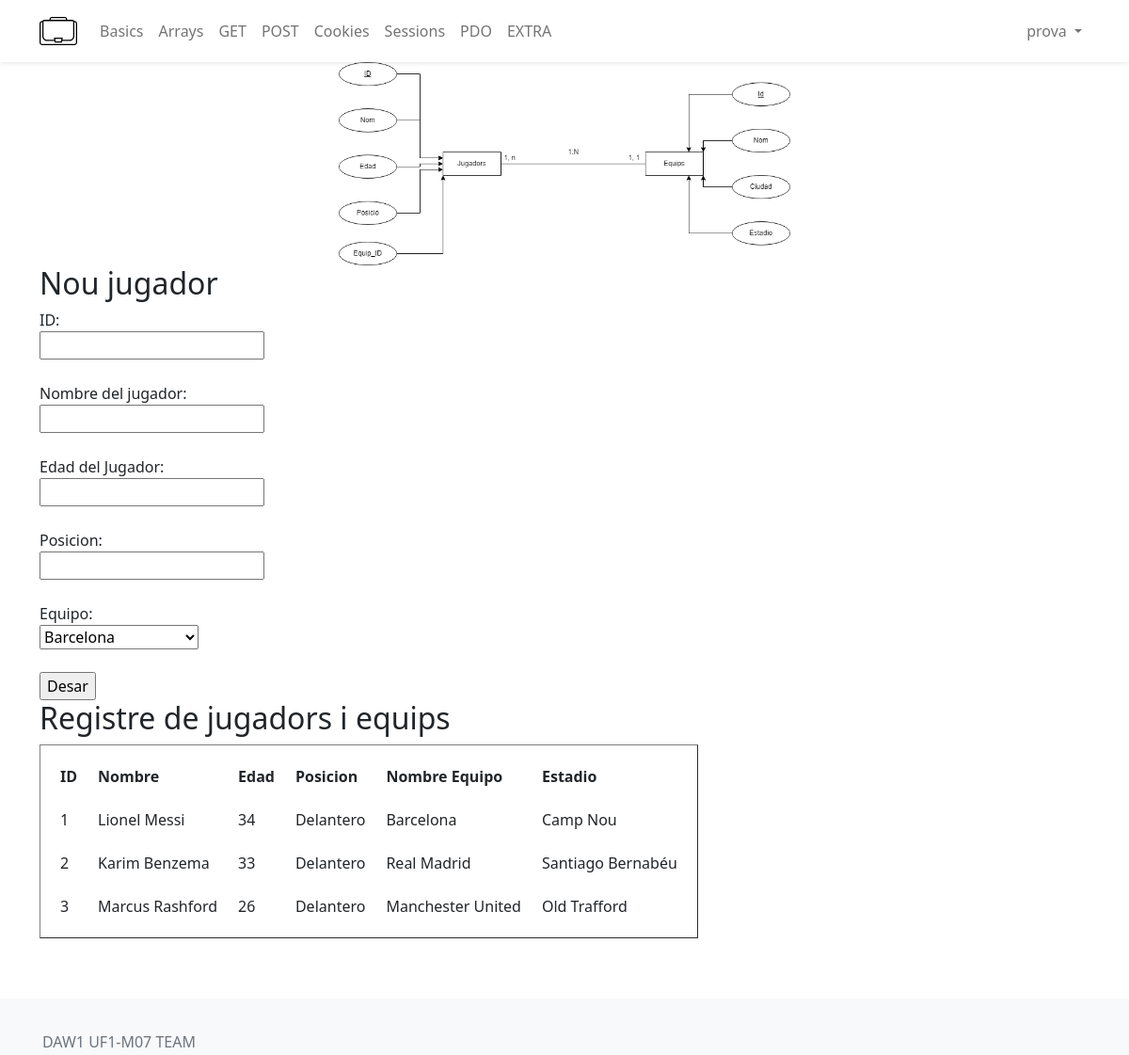
Screenshot of /pages/PDO/index.php (signed in) with the database file from the repository.
### tables this page shows
CREATE TABLE jugadors (
    id VARCHAR(50) PRIMARY KEY,
    nombre VARCHAR(100),
    edad VARCHAR(50),
    posicion VARCHAR(50),
    equipo_id INT,
    FOREIGN KEY (equipo_id) REFERENCES equips(id)
);

CREATE TABLE equips (
    id INT PRIMARY KEY AUTO_INCREMENT,
    nombre VARCHAR(100),
    ciudad VARCHAR(100),
    estadio VARCHAR(100)
);

### pages/PDO/index.php (the view, shortened to what this page needs)
<?php
include "../../templates/header.php";
include "../../templates/menu.php";
include "../../auth/connectar.php";
?>
<im?php
$base_path = $_SERVER['DOCUMENT_ROOT'] . '/portafoli-personal-php/';
?>
<img src="../../php.drawio.png" alt="Model e-r drawio" style="display: block; margin-left: auto; margin-right: auto; width: 40%;"></img>
<div class="container">
<head>
</head>
<body>
<h2> Nou jugador</h2>
<form method="POST">
    <label for="id">ID:</label><br>
    <input type="text" id="id" name="id" required><br><br>
    <label for="nombre">Nombre del jugador:</label><br>
    <input type="text" id="nombre" name="nombre" required><br><br>
    <label for="edad">Edad del Jugador:</label><br>
    <input type="text" id="edad" name="edad" required><br><br>
    <label for="posicion">Posicion:</label><br>
    <input type="text" id="posicion" name="posicion" required><br><br>
    <label for="equips">Equipo:</label><br>
    <select id="equips" name="equips" required>
        <option value="1">Barcelona</option>
    </select> <br><br>
    <input type="submit" name="desar" value="Desar">
</form>
<?php
$sql = "SELECT j.id, j.nombre AS jugador_nombre, j.edad, j.posicion, e.nombre AS equipo_nombre, e.estadio
        FROM jugadors j
        INNER JOIN equips e ON j.equipo_id = e.id";
$consulta = $bd->query($sql);
?>
<html>
<head>
</head>
<body>
<h2> Registre de jugadors i equips </h2>
<table border="1">
    <thead>
        <tr>
            <th>ID</th>
            <th>Nombre</th>
            <th>Edad</th>
            <th>Posicion</th>
            <th>Nombre Equipo</th>
            <th>Estadio</th>
        </tr>
    </thead>
    <tbody>
        <?php
        while ($fila = $consulta->fetch(PDO::FETCH_ASSOC)) {
            echo "<tr>";
            echo "<td>" . $fila['id'] . "</td>";
            echo "<td>" . $fila['jugador_nombre'] . "</td>";
            echo "<td>" . $fila['edad'] . "</td>";
            echo "<td>" . $fila['posicion'] . "</td>";
            echo "<td>" . $fila['equipo_nombre'] . "</td>";
            echo "<td>" . $fila['estadio'] . "</td>";
            echo "</tr>";
        }
        ?>
    </tbody>
</table>
</body>
</html>
</div>
<?php
include "../../templates/footer.php";
?>

### templates/header.php (shortened to what this page needs)
<!doctype html>
<html lang="en">
  <head>
    <link href="https://cdn.jsdelivr.net/npm/bootstrap@5.0.2/dist/css/bootstrap.min.css" rel="stylesheet">
    <link href="/portafoli-personal-php/css/styles.css" rel="stylesheet">
  </head>
  <body>

### templates/menu.php (shortened to what this page needs)
<nav class="navbar navbar-expand-md navbar-light bg-white shadow-sm">
            <div class="container">
                <a class="navbar-brand" href="/portafoli-personal-php">
                </a>
                <div class="collapse navbar-collapse" id="navbarSupportedContent">
                    <ul class="navbar-nav me-auto">
                             <li class="nav-item">
                                <a class="nav-link" href="/portafoli-personal-php/pages/basics">Basics</a>
                            </li>
                            <li class="nav-item">
                                <a class="nav-link" href="/portafoli-personal-php/pages/arrays">Arrays</a>
                            </li>
                            <li class="nav-item">
                                <a class="nav-link" href="/portafoli-personal-php/pages/GET">GET</a>
                            </li>
                            <li class="nav-item">
                                <a class="nav-link" href="/portafoli-personal-php/pages/POST">POST</a>
                            </li>
                            <li class="nav-item">
                                <a class="nav-link" href="/portafoli-personal-php/pages/cookies">Cookies</a>
                            </li>
                            <li class="nav-item">
                                <a class="nav-link" href="/portafoli-personal-php/pages/sessions">Sessions</a>
                            </li>
                            <li class="nav-item">
                                <a class="nav-link" href="/portafoli-personal-php/pages/PDO">PDO</a>
                            </li>
                            <li class="nav-item">
                                <a class="nav-link" href="/portafoli-personal-php/pages/EXTRA">EXTRA</a>
                            </li>
                    </ul>
                    <ul class="navbar-nav ms-auto">
                            <li class="nav-item dropdown">
                                <a id="navbarDropdown" class="nav-link dropdown-toggle" href="#" role="button" data-bs-toggle="dropdown" aria-haspopup="true" aria-expanded="false" v-pre>
                                    <?=$_SESSION['username']?>
                                </a>
                            </li>
                    </ul>
                </div>
            </div>
        </nav>

### templates/footer.php (shortened to what this page needs)
<footer class="footer mt-auto py-3 bg-light">
  <div class="container">
    <span class="text-muted">DAW1 UF1-M07 TEAM</span>
  </div>
</footer>
</body>
</html>

### css/styles.css (style rules this page uses)
html { position: relative; min-height: 100%; }
body { margin-bottom: 60px; }
.footer { position: absolute; bottom: 0; width: 100%; height: 60px; line-height: 60px; background-color: #f5f5f5; }
.footer > .container { padding-right: 15px; padding-left: 15px; }

### pages/PDO/index.php (style rules this page uses)
table { border-collapse: separate; border-spacing: 20px; }

### rows the page displays
jugadors: id "1", nombre "Lionel Messi", edad "34", posicion "Delantero", equipo.nombre "Barcelona", equipo.estadio "Camp Nou"
jugadors: id "2", nombre "Karim Benzema", edad "33", posicion "Delantero", equipo.nombre "Real Madrid", equipo.estadio "Santiago Bernabéu"
jugadors: id "3", nombre "Marcus Rashford", edad "26", posicion "Delantero", equipo.nombre "Manchester United", equipo.estadio "Old Trafford"

### other values shown
$_SESSION['username'] "prova"
